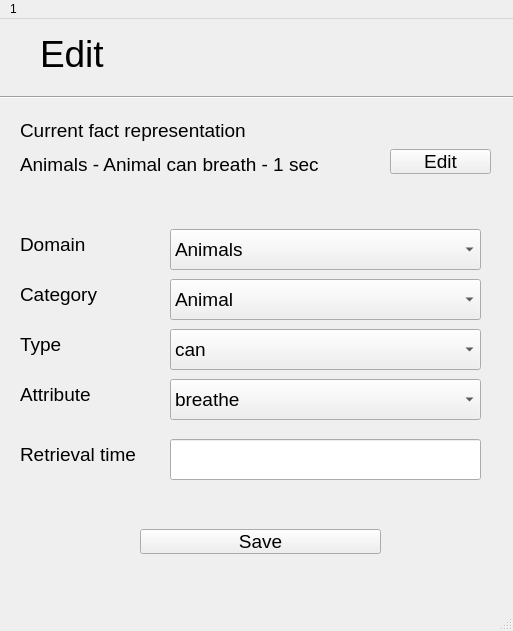
<?xml version="1.0" encoding="UTF-8"?>
<ui version="4.0">
 <class>EditFactReprInSemMemWindow</class>
 <widget class="QMainWindow" name="EditFactReprInSemMemWindow">
  <property name="geometry">
   <rect>
    <x>0</x>
    <y>0</y>
    <width>513</width>
    <height>631</height>
   </rect>
  </property>
  <property name="sizePolicy">
   <sizepolicy hsizetype="Preferred" vsizetype="Preferred">
    <horstretch>0</horstretch>
    <verstretch>0</verstretch>
   </sizepolicy>
  </property>
  <property name="windowTitle">
   <string>MainWindow</string>
  </property>
  <widget class="QWidget" name="centralwidget">
   <widget class="QLabel" name="label">
    <property name="geometry">
     <rect>
      <x>40</x>
      <y>10</y>
      <width>591</width>
      <height>51</height>
     </rect>
    </property>
    <property name="text">
     <string>&lt;html&gt;&lt;head/&gt;&lt;body&gt;&lt;p&gt;&lt;span style=&quot; font-size:28pt;&quot;&gt;Edit&lt;/span&gt;&lt;/p&gt;&lt;/body&gt;&lt;/html&gt;</string>
    </property>
   </widget>
   <widget class="Line" name="line">
    <property name="geometry">
     <rect>
      <x>0</x>
      <y>70</y>
      <width>1161</width>
      <height>16</height>
     </rect>
    </property>
    <property name="orientation">
     <enum>Qt::Horizontal</enum>
    </property>
   </widget>
   <widget class="QLabel" name="label_2">
    <property name="geometry">
     <rect>
      <x>20</x>
      <y>96</y>
      <width>291</width>
      <height>31</height>
     </rect>
    </property>
    <property name="font">
     <font>
      <pointsize>14</pointsize>
     </font>
    </property>
    <property name="text">
     <string>Current fact representation</string>
    </property>
   </widget>
   <widget class="QLabel" name="label_3">
    <property name="geometry">
     <rect>
      <x>20</x>
      <y>130</y>
      <width>371</width>
      <height>31</height>
     </rect>
    </property>
    <property name="font">
     <font>
      <pointsize>14</pointsize>
     </font>
    </property>
    <property name="text">
     <string>Animals - Animal can breath - 1 sec</string>
    </property>
   </widget>
   <widget class="QPushButton" name="editBtn">
    <property name="geometry">
     <rect>
      <x>390</x>
      <y>130</y>
      <width>101</width>
      <height>25</height>
     </rect>
    </property>
    <property name="font">
     <font>
      <pointsize>14</pointsize>
     </font>
    </property>
    <property name="text">
     <string>Edit</string>
    </property>
   </widget>
   <widget class="QComboBox" name="TypesComboBox">
    <property name="geometry">
     <rect>
      <x>170</x>
      <y>310</y>
      <width>311</width>
      <height>41</height>
     </rect>
    </property>
    <property name="font">
     <font>
      <pointsize>14</pointsize>
     </font>
    </property>
    <item>
     <property name="text">
      <string>can</string>
     </property>
    </item>
    <item>
     <property name="text">
      <string>has</string>
     </property>
    </item>
   </widget>
   <widget class="QLineEdit" name="lineEdit">
    <property name="geometry">
     <rect>
      <x>170</x>
      <y>420</y>
      <width>311</width>
      <height>41</height>
     </rect>
    </property>
   </widget>
   <widget class="QComboBox" name="CatComboBox">
    <property name="geometry">
     <rect>
      <x>170</x>
      <y>260</y>
      <width>311</width>
      <height>41</height>
     </rect>
    </property>
    <property name="font">
     <font>
      <pointsize>14</pointsize>
     </font>
    </property>
    <item>
     <property name="text">
      <string>Animal</string>
     </property>
    </item>
    <item>
     <property name="text">
      <string>Dog</string>
     </property>
    </item>
   </widget>
   <widget class="QComboBox" name="DomComboBox">
    <property name="geometry">
     <rect>
      <x>170</x>
      <y>210</y>
      <width>311</width>
      <height>41</height>
     </rect>
    </property>
    <property name="font">
     <font>
      <pointsize>14</pointsize>
     </font>
    </property>
    <item>
     <property name="text">
      <string>Animals</string>
     </property>
    </item>
    <item>
     <property name="text">
      <string>Dogs</string>
     </property>
    </item>
   </widget>
   <widget class="QComboBox" name="AttrComboBox">
    <property name="geometry">
     <rect>
      <x>170</x>
      <y>360</y>
      <width>311</width>
      <height>41</height>
     </rect>
    </property>
    <property name="font">
     <font>
      <pointsize>14</pointsize>
     </font>
    </property>
    <item>
     <property name="text">
      <string>breathe</string>
     </property>
    </item>
    <item>
     <property name="text">
      <string>move</string>
     </property>
    </item>
   </widget>
   <widget class="QLabel" name="label_8">
    <property name="geometry">
     <rect>
      <x>20</x>
      <y>420</y>
      <width>201</width>
      <height>31</height>
     </rect>
    </property>
    <property name="font">
     <font>
      <pointsize>14</pointsize>
     </font>
    </property>
    <property name="text">
     <string>Retrieval time</string>
    </property>
   </widget>
   <widget class="QPushButton" name="saveBtn">
    <property name="geometry">
     <rect>
      <x>140</x>
      <y>510</y>
      <width>241</width>
      <height>25</height>
     </rect>
    </property>
    <property name="font">
     <font>
      <pointsize>14</pointsize>
     </font>
    </property>
    <property name="text">
     <string>Save</string>
    </property>
   </widget>
   <widget class="QLabel" name="label_4">
    <property name="geometry">
     <rect>
      <x>20</x>
      <y>210</y>
      <width>121</width>
      <height>31</height>
     </rect>
    </property>
    <property name="font">
     <font>
      <pointsize>14</pointsize>
     </font>
    </property>
    <property name="text">
     <string>Domain</string>
    </property>
   </widget>
   <widget class="QLabel" name="label_5">
    <property name="geometry">
     <rect>
      <x>20</x>
      <y>260</y>
      <width>121</width>
      <height>31</height>
     </rect>
    </property>
    <property name="font">
     <font>
      <pointsize>14</pointsize>
     </font>
    </property>
    <property name="text">
     <string>Category</string>
    </property>
   </widget>
   <widget class="QLabel" name="label_6">
    <property name="geometry">
     <rect>
      <x>20</x>
      <y>310</y>
      <width>121</width>
      <height>31</height>
     </rect>
    </property>
    <property name="font">
     <font>
      <pointsize>14</pointsize>
     </font>
    </property>
    <property name="text">
     <string>Type</string>
    </property>
   </widget>
   <widget class="QLabel" name="label_7">
    <property name="geometry">
     <rect>
      <x>20</x>
      <y>360</y>
      <width>121</width>
      <height>31</height>
     </rect>
    </property>
    <property name="font">
     <font>
      <pointsize>14</pointsize>
     </font>
    </property>
    <property name="text">
     <string>Attribute</string>
    </property>
   </widget>
  </widget>
  <widget class="QMenuBar" name="menubar">
   <property name="geometry">
    <rect>
     <x>0</x>
     <y>0</y>
     <width>513</width>
     <height>22</height>
    </rect>
   </property>
   <widget class="QMenu" name="menuInteractive_System_Modelling">
    <property name="title">
     <string>1</string>
    </property>
   </widget>
   <addaction name="menuInteractive_System_Modelling"/>
  </widget>
  <widget class="QStatusBar" name="statusbar"/>
 </widget>
 <resources/>
 <connections/>
</ui>
